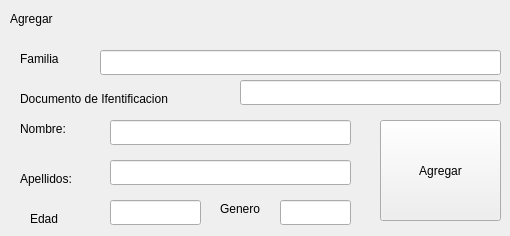
      <widget class="QWidget" name="page_10">
       <widget class="QLabel" name="label_9">
        <property name="geometry">
         <rect>
          <x>10</x>
          <y>10</y>
          <width>67</width>
          <height>17</height>
         </rect>
        </property>
        <property name="text">
         <string>Agregar </string>
        </property>
       </widget>
       <widget class="QLineEdit" name="nombre_individuo">
        <property name="geometry">
         <rect>
          <x>110</x>
          <y>120</y>
          <width>241</width>
          <height>25</height>
         </rect>
        </property>
       </widget>
       <widget class="QLineEdit" name="apellidos_individuo">
        <property name="geometry">
         <rect>
          <x>110</x>
          <y>160</y>
          <width>241</width>
          <height>25</height>
         </rect>
        </property>
       </widget>
       <widget class="QLabel" name="label_24">
        <property name="geometry">
         <rect>
          <x>30</x>
          <y>210</y>
          <width>67</width>
          <height>17</height>
         </rect>
        </property>
        <property name="text">
         <string>Edad</string>
        </property>
       </widget>
       <widget class="QLineEdit" name="edad_individuo">
        <property name="geometry">
         <rect>
          <x>110</x>
          <y>200</y>
          <width>91</width>
          <height>25</height>
         </rect>
        </property>
       </widget>
       <widget class="QLabel" name="label_25">
        <property name="geometry">
         <rect>
          <x>20</x>
          <y>170</y>
          <width>67</width>
          <height>17</height>
         </rect>
        </property>
        <property name="text">
         <string>Apellidos:</string>
        </property>
       </widget>
       <widget class="QLabel" name="label_26">
        <property name="geometry">
         <rect>
          <x>220</x>
          <y>200</y>
          <width>67</width>
          <height>17</height>
         </rect>
        </property>
        <property name="text">
         <string>Genero</string>
        </property>
       </widget>
       <widget class="QPushButton" name="btn_agregarPersona">
        <property name="geometry">
         <rect>
          <x>380</x>
          <y>120</y>
          <width>121</width>
          <height>101</height>
         </rect>
        </property>
        <property name="text">
         <string>Agregar</string>
        </property>
       </widget>
       <widget class="QLabel" name="label_27">
        <property name="geometry">
         <rect>
          <x>20</x>
          <y>120</y>
          <width>67</width>
          <height>17</height>
         </rect>
        </property>
        <property name="text">
         <string>Nombre:</string>
        </property>
       </widget>
       <widget class="QLabel" name="label_28">
        <property name="geometry">
         <rect>
          <x>20</x>
          <y>90</y>
          <width>201</width>
          <height>17</height>
         </rect>
        </property>
        <property name="text">
         <string>Documento de Ifentificacion </string>
        </property>
       </widget>
       <widget class="QLineEdit" name="dpi_individuo">
        <property name="geometry">
         <rect>
          <x>240</x>
          <y>80</y>
          <width>261</width>
          <height>25</height>
         </rect>
        </property>
       </widget>
       <widget class="QLabel" name="label_37">
        <property name="geometry">
         <rect>
          <x>20</x>
          <y>50</y>
          <width>67</width>
          <height>17</height>
         </rect>
        </property>
        <property name="text">
         <string>Familia</string>
        </property>
       </widget>
       <widget class="QLineEdit" name="dpi_familia">
        <property name="geometry">
         <rect>
          <x>100</x>
          <y>50</y>
          <width>401</width>
          <height>25</height>
         </rect>
        </property>
       </widget>
       <widget class="QLineEdit" name="genero_individuo">
        <property name="geometry">
         <rect>
          <x>280</x>
          <y>200</y>
          <width>71</width>
          <height>25</height>
         </rect>
        </property>
        <property name="text">
         <string/>
        </property>
       </widget>
      </widget>
